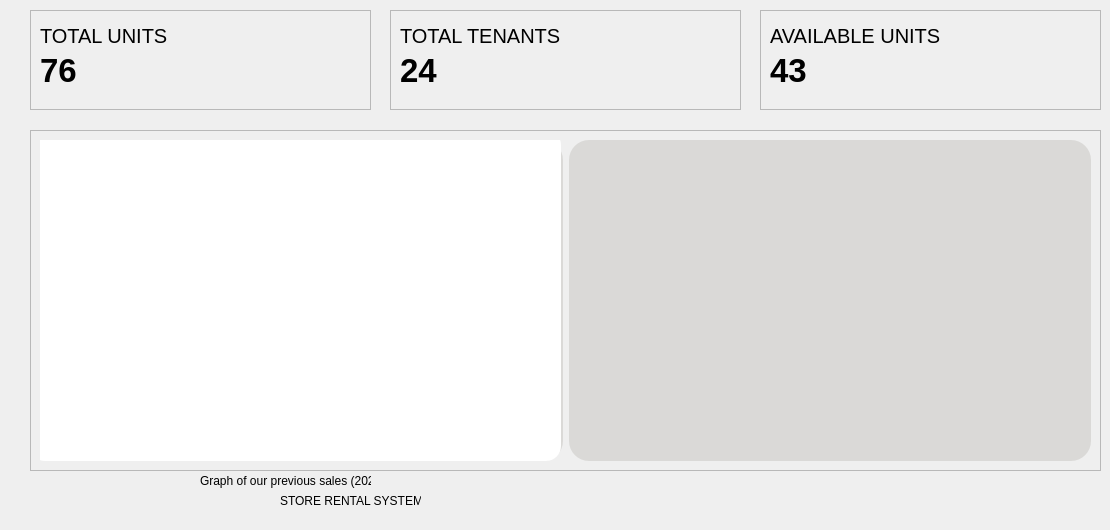
      <widget class="QWidget" name="DashBoardPage">
       <widget class="QFrame" name="frame_7">
        <property name="geometry">
         <rect>
          <x>30</x>
          <y>10</y>
          <width>341</width>
          <height>100</height>
         </rect>
        </property>
        <property name="styleSheet">
         <string notr="true">QFrame {
    background-color: rgba(255, 255, 255, 255); /* White background with full opacity */
    border-radius: 15px;                        /* Rounded corners */
    border: 1px solid #d3d3d3;                  /* Light grey border */
    padding: 5px;                               /* Padding inside the frame */
}

QFrame &gt; QLabel {
    background-color: transparent;              /* Transparent background for labels */
    border: none;                               /* No border for labels */
    margin: 0px;                                /* No margin for labels */
}
</string>
        </property>
        <property name="frameShape">
         <enum>QFrame::StyledPanel</enum>
        </property>
        <property name="frameShadow">
         <enum>QFrame::Raised</enum>
        </property>
        <widget class="QLabel" name="label_7">
         <property name="geometry">
          <rect>
           <x>10</x>
           <y>10</y>
           <width>171</width>
           <height>31</height>
          </rect>
         </property>
         <property name="font">
          <font>
           <pointsize>-1</pointsize>
          </font>
         </property>
         <property name="styleSheet">
          <string notr="true">font-size: 20px;</string>
         </property>
         <property name="text">
          <string>TOTAL UNITS</string>
         </property>
        </widget>
        <widget class="QLabel" name="TotalUnits_3">
         <property name="geometry">
          <rect>
           <x>10</x>
           <y>40</y>
           <width>91</width>
           <height>41</height>
          </rect>
         </property>
         <property name="font">
          <font>
           <pointsize>25</pointsize>
           <bold>true</bold>
          </font>
         </property>
         <property name="styleSheet">
          <string notr="true"/>
         </property>
         <property name="text">
          <string>76</string>
         </property>
        </widget>
       </widget>
       <widget class="QFrame" name="frame_8">
        <property name="geometry">
         <rect>
          <x>390</x>
          <y>10</y>
          <width>351</width>
          <height>100</height>
         </rect>
        </property>
        <property name="styleSheet">
         <string notr="true">QFrame {
    background-color: rgba(255, 255, 255, 255); /* White background with full opacity */
    border-radius: 15px;                        /* Rounded corners */
    border: 1px solid #d3d3d3;                  /* Light grey border */
    padding: 5px;                               /* Padding inside the frame */
}

QFrame &gt; QLabel {
    background-color: transparent;              /* Transparent background for labels */
    border: none;                               /* No border for labels */
    margin: 0px;                                /* No margin for labels */
}
</string>
        </property>
        <property name="frameShape">
         <enum>QFrame::StyledPanel</enum>
        </property>
        <property name="frameShadow">
         <enum>QFrame::Raised</enum>
        </property>
        <widget class="QLabel" name="label_8">
         <property name="geometry">
          <rect>
           <x>10</x>
           <y>10</y>
           <width>221</width>
           <height>31</height>
          </rect>
         </property>
         <property name="font">
          <font>
           <pointsize>-1</pointsize>
          </font>
         </property>
         <property name="styleSheet">
          <string notr="true">font-size: 20px;</string>
         </property>
         <property name="text">
          <string>TOTAL TENANTS</string>
         </property>
        </widget>
        <widget class="QLabel" name="TotalTenants_2">
         <property name="geometry">
          <rect>
           <x>10</x>
           <y>40</y>
           <width>91</width>
           <height>41</height>
          </rect>
         </property>
         <property name="font">
          <font>
           <pointsize>25</pointsize>
           <bold>true</bold>
          </font>
         </property>
         <property name="text">
          <string>24</string>
         </property>
        </widget>
       </widget>
       <widget class="QFrame" name="frame_9">
        <property name="geometry">
         <rect>
          <x>760</x>
          <y>10</y>
          <width>341</width>
          <height>100</height>
         </rect>
        </property>
        <property name="styleSheet">
         <string notr="true">QFrame {
    background-color: rgba(255, 255, 255, 255); /* White background with full opacity */
    border-radius: 15px;                        /* Rounded corners */
    border: 1px solid #d3d3d3;                  /* Light grey border */
    padding: 5px;                               /* Padding inside the frame */
}

QFrame &gt; QLabel {
    background-color: transparent;              /* Transparent background for labels */
    border: none;                               /* No border for labels */
    margin: 0px;                                /* No margin for labels */
}
</string>
        </property>
        <property name="frameShape">
         <enum>QFrame::StyledPanel</enum>
        </property>
        <property name="frameShadow">
         <enum>QFrame::Raised</enum>
        </property>
        <widget class="QLabel" name="label_9">
         <property name="geometry">
          <rect>
           <x>10</x>
           <y>10</y>
           <width>241</width>
           <height>31</height>
          </rect>
         </property>
         <property name="font">
          <font>
           <pointsize>-1</pointsize>
          </font>
         </property>
         <property name="styleSheet">
          <string notr="true">font-size: 20px;
</string>
         </property>
         <property name="text">
          <string>AVAILABLE UNITS</string>
         </property>
        </widget>
        <widget class="QLabel" name="AvailableUnits_2">
         <property name="geometry">
          <rect>
           <x>10</x>
           <y>40</y>
           <width>91</width>
           <height>41</height>
          </rect>
         </property>
         <property name="font">
          <font>
           <pointsize>25</pointsize>
           <bold>true</bold>
          </font>
         </property>
         <property name="text">
          <string>43</string>
         </property>
        </widget>
       </widget>
       <widget class="QFrame" name="frame_11">
        <property name="geometry">
         <rect>
          <x>30</x>
          <y>130</y>
          <width>1071</width>
          <height>341</height>
         </rect>
        </property>
        <property name="styleSheet">
         <string notr="true">QFrame {
    background-color: rgba(255, 255, 255, 255); /* White background with full opacity */
    border-radius: 15px;                        /* Rounded corners */
    border: 1px solid #d3d3d3;                  /* Light grey border */
    padding: 5px;                               /* Padding inside the frame */
}

QFrame &gt; QLabel {
    background-color: transparent;              /* Transparent background for labels */
    border: none;                               /* No border for labels */
    margin: 0px;                                /* No margin for labels */
}
</string>
        </property>
        <property name="frameShape">
         <enum>QFrame::StyledPanel</enum>
        </property>
        <property name="frameShadow">
         <enum>QFrame::Raised</enum>
        </property>
        <layout class="QHBoxLayout" name="horizontalLayout">
         <item>
          <widget class="QGroupBox" name="LineGraph">
           <property name="styleSheet">
            <string notr="true">background-color:#DAD9D7;
	border-radius: 20px;</string>
           </property>
           <widget class="QLabel" name="label_2">
            <property name="geometry">
             <rect>
              <x>-10</x>
              <y>-10</y>
              <width>531</width>
              <height>331</height>
             </rect>
            </property>
            <property name="styleSheet">
             <string notr="true">border-image: url(:/gif/0ce63627-22f5-4edd-8aa4-0354da584418.jpg);
border-image: url(:/photo/D:/5a9721c1-bc85-4ec3-aaa7-493e29b4baf2.jpg);
background-color: #ffffff;
	border-radius: 15px;</string>
            </property>
            <property name="text">
             <string/>
            </property>
           </widget>
          </widget>
         </item>
         <item>
          <widget class="QWidget" name="GIF" native="true">
           <property name="styleSheet">
            <string notr="true">background-color:#DAD9D7;
border-image: url(:/gif/D:/analytics_dribbble_gif_gimp.gif);
	border-radius: 20px;</string>
           </property>
          </widget>
         </item>
        </layout>
       </widget>
       <widget class="QLabel" name="TotalUnits_10">
        <property name="geometry">
         <rect>
          <x>280</x>
          <y>480</y>
          <width>141</width>
          <height>41</height>
         </rect>
        </property>
        <property name="font">
         <font>
          <family>MS Shell Dlg 2</family>
          <pointsize>8</pointsize>
          <italic>false</italic>
          <bold>false</bold>
         </font>
        </property>
        <property name="styleSheet">
         <string notr="true">font-size: 12px;
font: 8pt &quot;MS Shell Dlg 2&quot;;
bold: off;</string>
        </property>
        <property name="text">
         <string>STORE RENTAL SYSTEM</string>
        </property>
       </widget>
       <widget class="QLabel" name="TotalUnits_11">
        <property name="geometry">
         <rect>
          <x>200</x>
          <y>470</y>
          <width>171</width>
          <height>21</height>
         </rect>
        </property>
        <property name="font">
         <font>
          <family>MS Shell Dlg 2</family>
          <pointsize>8</pointsize>
          <italic>false</italic>
          <bold>false</bold>
         </font>
        </property>
        <property name="styleSheet">
         <string notr="true">font-size: 12px;
font: 8pt &quot;MS Shell Dlg 2&quot;;
bold: off;
background-color: transparent;</string>
        </property>
        <property name="text">
         <string>Graph of our previous sales (2022)</string>
        </property>
       </widget>
      </widget>
